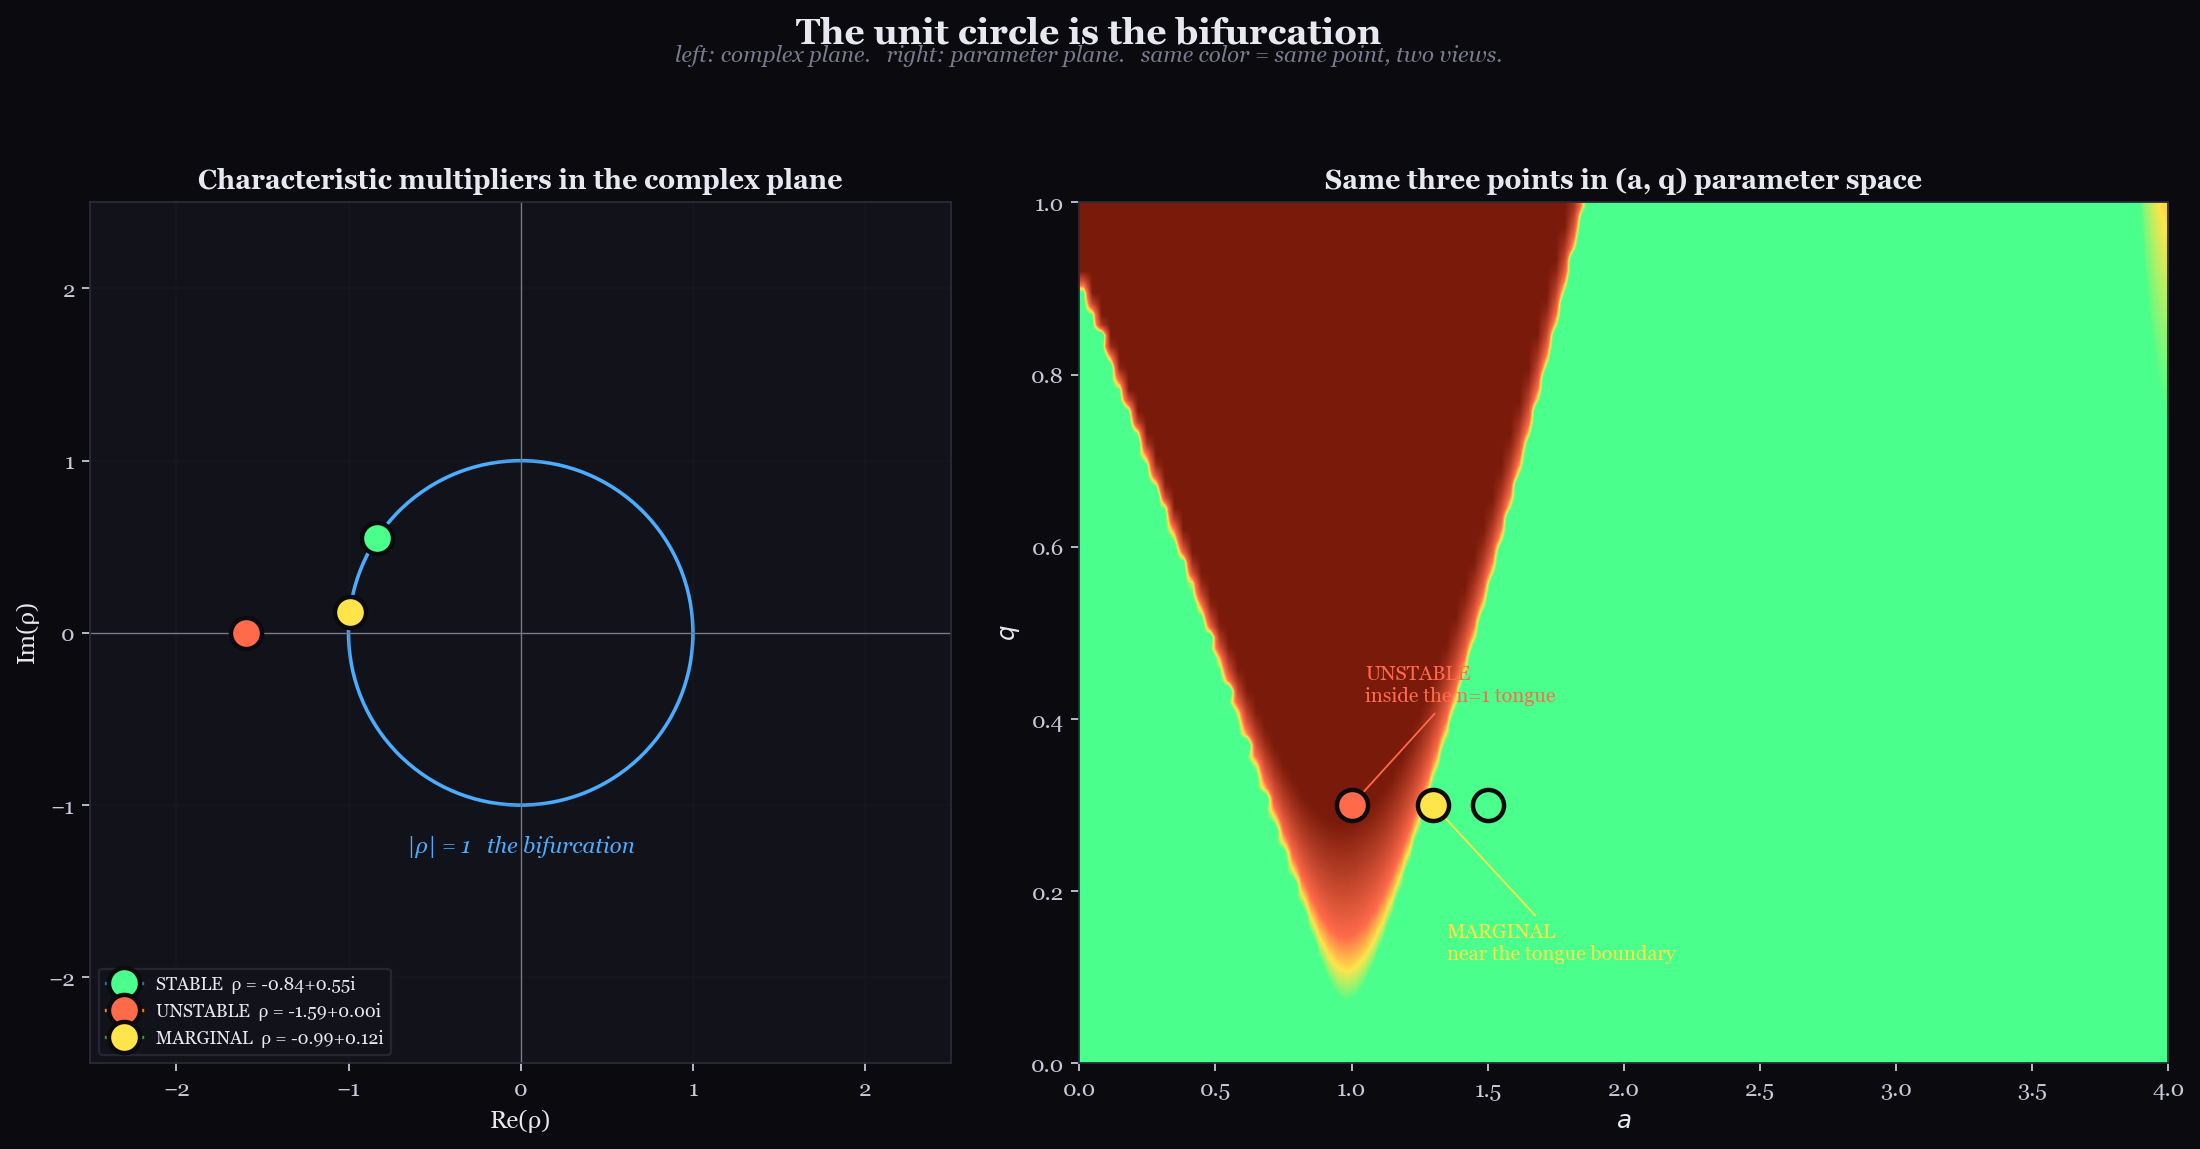

This chart was generated by the following Python code:
"""
08_multipliers_vs_params.py — generate static/08_multipliers_vs_params.png.

Teaching purpose: two side-by-side panels.

Left panel: the complex plane of characteristic multipliers, with the
unit circle drawn. Three points placed:
   - inside the unit circle  → STABLE
   - outside the unit circle → UNSTABLE (tongue interior)
   - on the unit circle      → MARGINAL (tongue boundary)

Right panel: the Strutt diagram with three matching points placed in
the corresponding regions. Color coding makes the linkage between the
two panels unambiguous.

The point: the unit circle in the multiplier plane is the bifurcation.
The Strutt diagram is the same fact, drawn in parameter space.

For the Mathieu equation (a Hamiltonian system, det(M) = 1) the two
multipliers are reciprocals: rho_1 * rho_2 = 1. So a "stable" point
in the multiplier plane has BOTH multipliers on the unit circle as
a complex-conjugate pair. An "unstable" point has them as a real
reciprocal pair, one inside and one outside the circle. We use the
larger-magnitude one as our representative point.
"""

import sys, os
sys.path.insert(0, os.path.join(os.path.dirname(__file__), "..", "python"))

import numpy as np
import matplotlib.pyplot as plt
from matplotlib.patches import Circle, FancyArrowPatch
from mathieu_core import (PALETTE, apply_dark_style,
                          characteristic_multipliers, strutt_grid)


def main(out_png):
    apply_dark_style(plt)

    # Three (a, q) sample points — same convention as media-07.
    sample_pts = [
        (1.50, 0.30, "STABLE",   PALETTE["stable"],     "outside the n=1 tongue"),
        (1.00, 0.30, "UNSTABLE", PALETTE["unstable"],   "inside the n=1 tongue"),
        (1.30, 0.30, "MARGINAL", PALETTE["marginal"],   "near the tongue boundary"),
    ]

    fig, (ax1, ax2) = plt.subplots(1, 2, figsize=(14, 7.2), dpi=160,
                                    gridspec_kw={"width_ratios": [1, 1.2]})

    # ---- Left panel: complex plane with unit circle. ----
    circle = Circle((0, 0), 1.0, fill=False, lw=1.6,
                    edgecolor=PALETTE["multiplier"])
    ax1.add_patch(circle)
    # Grid.
    ax1.axhline(0, color=PALETTE["text_dim"], lw=0.6)
    ax1.axvline(0, color=PALETTE["text_dim"], lw=0.6)

    multipliers_used = []
    for a, q, label, col, _ in sample_pts:
        rhos = characteristic_multipliers(a, q, steps_per_period=2000)
        # Use the larger-magnitude one as the canonical point.
        rho = max(rhos, key=lambda r: abs(r))
        multipliers_used.append(rho)
        x = float(np.real(rho)); y = float(np.imag(rho))
        ax1.plot(x, y, marker='o', ms=14, mfc=col, mec=PALETTE["bg"], mew=2,
                 zorder=10, label=f"{label}  ρ = {x:.2f}{'+' if y>=0 else ''}{y:.2f}i")

    # The unit circle is the bifurcation.
    ax1.set_xlim(-2.5, 2.5); ax1.set_ylim(-2.5, 2.5)
    ax1.set_aspect('equal')
    ax1.set_xlabel("Re(ρ)", fontsize=11)
    ax1.set_ylabel("Im(ρ)", fontsize=11)
    ax1.set_title("Characteristic multipliers in the complex plane",
                  fontsize=12, fontweight='bold')
    ax1.grid(alpha=0.15)
    ax1.legend(fontsize=8, loc='lower left',
               facecolor=PALETTE["bg_card"], edgecolor=PALETTE["border"],
               labelcolor=PALETTE["text_bright"])

    # Annotate the unit circle.
    ax1.text(0, -1.18, "|ρ| = 1   the bifurcation",
             ha='center', va='top', color=PALETTE["multiplier"],
             fontsize=10, style='italic')

    # ---- Right panel: Strutt diagram with three matching points. ----
    print("Computing coarse Strutt grid for right panel...")
    a_vals, q_vals, grid = strutt_grid(
        a_range=(0.0, 4.0), q_range=(0.0, 1.0),
        a_steps=120, q_steps=80,
        n_periods=20, steps_per_period=140,
    )
    g = np.clip(grid, -0.05, 0.4)
    from matplotlib.colors import LinearSegmentedColormap
    cmap = LinearSegmentedColormap.from_list("strutt", [
        (0.00, PALETTE["stable"]),
        (0.30, PALETTE["stable"]),
        (0.42, PALETTE["marginal"]),
        (0.55, PALETTE["unstable"]),
        (1.00, "#7a1a0a")])
    ax2.imshow(g, origin='lower',
               extent=[a_vals[0], a_vals[-1], q_vals[0], q_vals[-1]],
               aspect='auto', cmap=cmap, vmin=-0.05, vmax=0.4,
               interpolation='bilinear')
    ax2.set_xlabel(r"$a$", fontsize=11)
    ax2.set_ylabel(r"$q$", fontsize=11)
    ax2.set_title("Same three points in (a, q) parameter space",
                  fontsize=12, fontweight='bold')

    for (a, q, label, col, sub), rho in zip(sample_pts, multipliers_used):
        ax2.plot(a, q, marker='o', ms=14, mfc=col, mec=PALETTE["bg"],
                 mew=2, zorder=10)
        ax2.annotate(f"{label}\n{sub}", xy=(a, q),
                     xytext=(a + 0.05, q + 0.12 if label != "MARGINAL" else q - 0.18),
                     color=col, fontsize=9,
                     arrowprops=dict(arrowstyle='->', color=col, lw=0.8))

    fig.suptitle("The unit circle is the bifurcation",
                 fontsize=16, fontweight='bold', y=0.99)
    fig.text(0.5, 0.95,
             "left: complex plane.   right: parameter plane.   "
             "same color = same point, two views.",
             ha='center', color=PALETTE["text_dim"], fontsize=10,
             style='italic')

    fig.tight_layout(rect=[0, 0, 1, 0.93])
    fig.savefig(out_png, dpi=160, bbox_inches='tight',
                facecolor=PALETTE["bg"])
    print(f"wrote {out_png}")


if __name__ == "__main__":
    main(os.path.join(os.path.dirname(__file__),
                      "08_multipliers_vs_params.png"))
